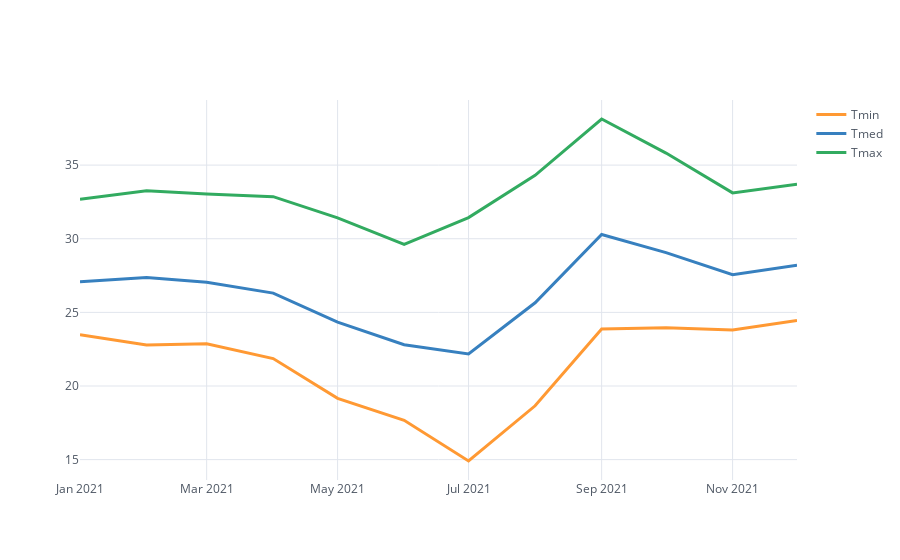

Write notebook code for a chart like this one.
### Code cell
ds_mensal[['Tmin', 'Tmed', 'Tmax']].iplot(kind='line', width=3)

### Figure 1 — Plotly figure (JSON) as saved in the notebook; plotly's stock layout.template omitted (floating-point values rounded to 4 significant figures)
{"data": [{"line": {"color": "rgba(255, 153, 51, 1.0)", "dash": "solid", "shape": "linear", "width": 3}, "mode": "lines", "name": "Tmin", "text": "", "type": "scatter", "x": ["2021-01-01", "2021-02-01", "2021-03-01", "2021-04-01", "2021-05-01", "2021-06-01", "2021-07-01", "2021-08-01", "2021-09-01", "2021-10-01", "2021-11-01", "2021-12-01"], "y": [23.48, 22.78, 22.87, 21.86, 19.16, 17.67, 14.91, 18.66, 23.87, 23.96, 23.81, 24.46]}, {"line": {"color": "rgba(55, 128, 191, 1.0)", "dash": "solid", "shape": "linear", "width": 3}, "mode": "lines", "name": "Tmed", "text": "", "type": "scatter", "x": ["2021-01-01", "2021-02-01", "2021-03-01", "2021-04-01", "2021-05-01", "2021-06-01", "2021-07-01", "2021-08-01", "2021-09-01", "2021-10-01", "2021-11-01", "2021-12-01"], "y": [27.08, 27.36, 27.04, 26.31, 24.33, 22.8, 22.18, 25.65, 30.29, 29.06, 27.56, 28.2]}, {"line": {"color": "rgba(50, 171, 96, 1.0)", "dash": "solid", "shape": "linear", "width": 3}, "mode": "lines", "name": "Tmax", "text": "", "type": "scatter", "x": ["2021-01-01", "2021-02-01", "2021-03-01", "2021-04-01", "2021-05-01", "2021-06-01", "2021-07-01", "2021-08-01", "2021-09-01", "2021-10-01", "2021-11-01", "2021-12-01"], "y": [32.69, 33.27, 33.04, 32.86, 31.41, 29.61, 31.44, 34.31, 38.13, 35.82, 33.11, 33.7]}], "layout": {"legend": {"bgcolor": "#FFFFFF", "font": {"color": "#4D5663"}}, "paper_bgcolor": "#FFFFFF", "plot_bgcolor": "#FFFFFF", "title": {"font": {"color": "#4D5663"}}, "xaxis": {"gridcolor": "#E1E5ED", "showgrid": true, "tickfont": {"color": "#4D5663"}, "title": {"font": {"color": "#4D5663"}, "text": ""}, "zerolinecolor": "#E1E5ED"}, "yaxis": {"gridcolor": "#E1E5ED", "showgrid": true, "tickfont": {"color": "#4D5663"}, "title": {"font": {"color": "#4D5663"}, "text": ""}, "zerolinecolor": "#E1E5ED"}}}
